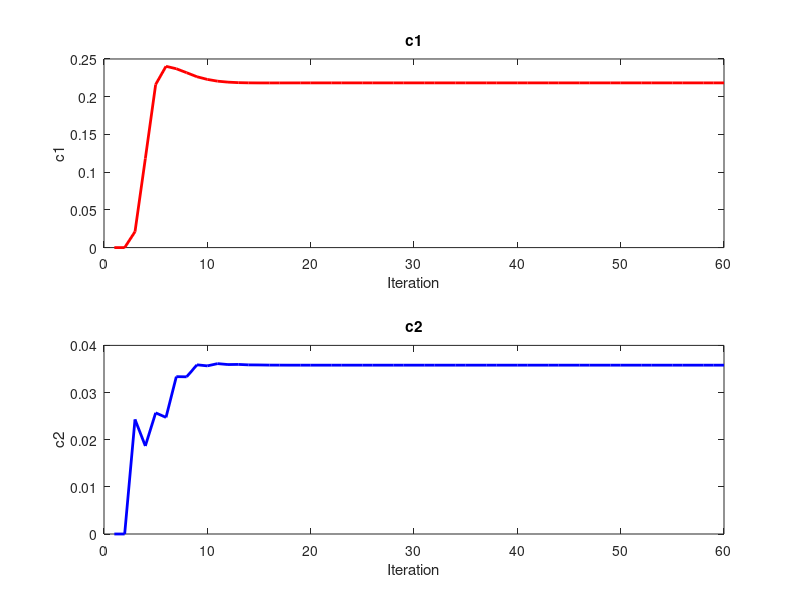

Here is the MATLAB script that generated this plot:
clear ;
clc;
iter=60;

% Adaptive Control Parameters
c1_hat = zeros(1, iter); % Define c1
c2_hat = zeros(1, iter); % Define c2
ec1=zeros(1, iter);
ec2=zeros(1, iter);
e = zeros(2, iter);
P = eye(2); % Define P with correct size
y=zeros(4,iter);

C_hat=zeros(2,4,iter);

% Initial conditions
x_p = zeros(2,iter); % State of system 1
x_m = zeros(2,iter); % State of system 1

x_p(:, 1) = [1;2]; % State of system 1
x_m(:, 1) = [0;0]; % State of system 1

% Set initial conditions for x_p and x_m
F = zeros(2, 4, iter); % Initialize F with correct size
theta = zeros(2, 3, iter);
phi=zeros(2,3,iter);


%syms('a21','a12','b1','b2');
u=1; 
lambda=1;
ec1(2)=0;
ec2(2)=0;

A=[0.5,0.1;0.1,0.5];
% Simulation
for k = 2:iter-1

    C=[0.5,0.1,0.5,0;0.1,0.5,0,0.1];
    if k==2
       C_hat(:,:,k)= [0.5,0.1,0, c1_hat(k); 0.1,0.5,0,c2_hat(k)];
    end
    % System matrices for system 
    
    y(:,k-1)= [x_p(1, k-1); x_p(2, k-1); cos(x_p(2,k-1))*u;x_p(1,k-1)^3*u]; % Correct indexing
    
    % System 1 dynamics
    U=[cos(x_p(2,k-1))*u;x_p(1,k-1)^3*u];
    x_p(:, k) = C * y(:,k-1);
    x_m(:, k) = C_hat(:,:,k)* y(:,k-1);
    
    % Parameter error
    e(:, k) = x_m(:, k) - x_p(:, k);

    % Update parameter estimate
    F(:,:, k) = (1.5*P*e(:, k)* y(:,k-1)')/(lambda*y(:, k-1)' * y(:, k-1));

    %F_k = squeeze(F(:, :, k+1));
    C_hat(:,:, k+1) = C_hat(:,:, k)- F(:,:, k);
    
    c1_hat(k+1)=C_hat(1,3,k+1);
    c2_hat(k+1)=C_hat(2,4,k+1);

    % C_hat(1,1,k+1)=0.5;
    % C_hat(2,1,k+1)=0.1;
    % C_hat(1,2,k+1)=0.1;
    % C_hat(2,2,k+1)=0.5;
end

C_hat
%% Plotting the errors
figure;
subplot(2, 1, 1);
plot(1:iter, c1_hat(:), 'r', 'LineWidth', 2);
title('c1');
xlabel('Iteration');
ylabel('c1');

subplot(2, 1, 2);
plot(1:iter, c2_hat(:), 'b', 'LineWidth', 2);
title('c2');
xlabel('Iteration');
ylabel('c2');
